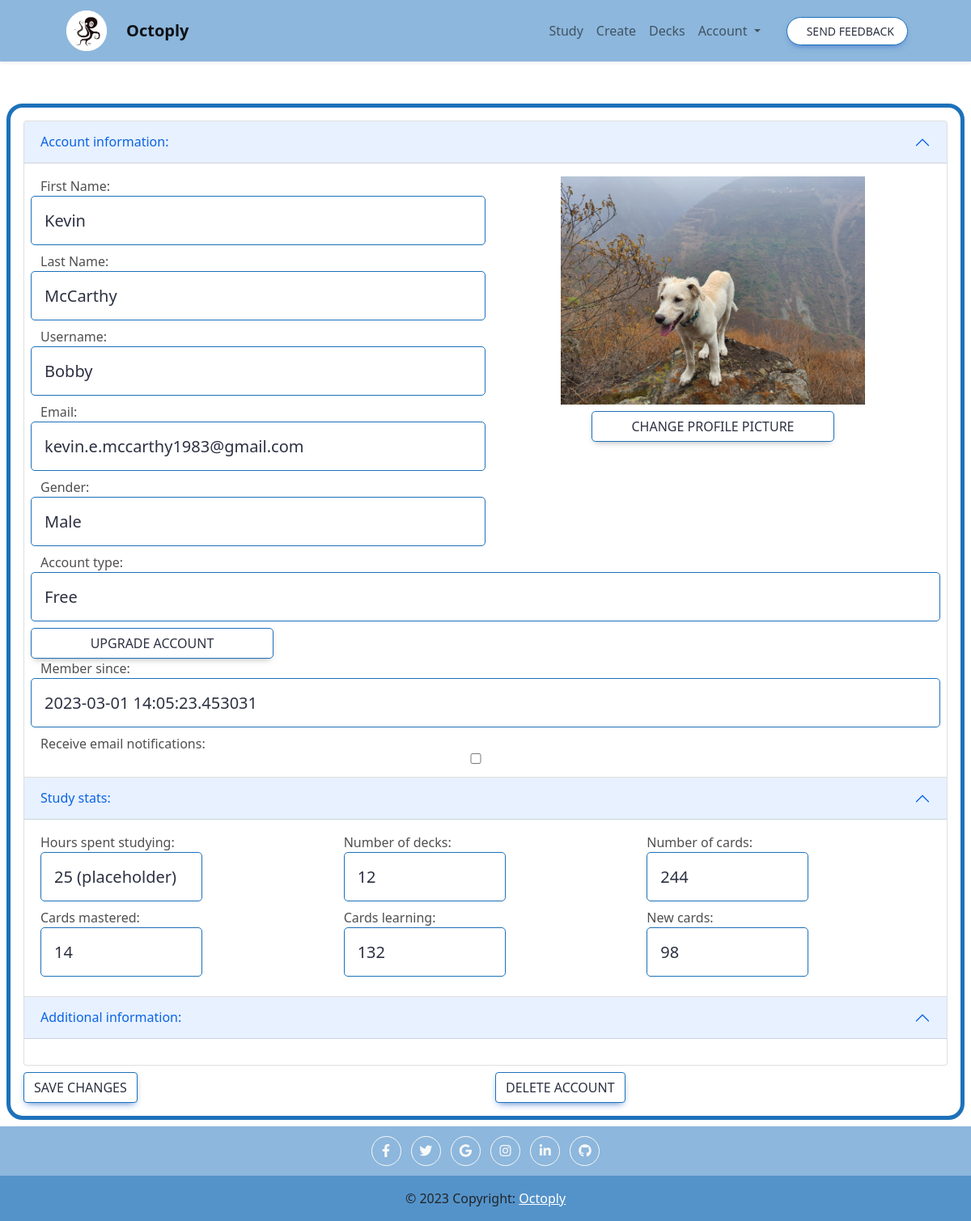
Page /account (signed in) on the committed database.
### app.py (models this page shows, shortened)
class User(db.Model, UserMixin):
    id = db.Column(db.Integer, primary_key=True)
    username = db.Column(db.String(20), nullable=True, unique=True)
    password = db.Column(db.String(80), nullable=True)
    email = db.Column(db.String(255), nullable=False)
    email_confirmed_at = db.Column(db.DateTime())
    first_name = db.Column(db.String(50), nullable=False)
    last_name = db.Column(db.String(50), nullable=False)
    decks = db.relationship("Deck", backref=db.backref("user", lazy="joined"), lazy="select")
    external_id = db.Column(db.String(255), nullable=True)
    external_type = db.Column(db.String(255), nullable=True)
    time_created = db.Column(db.DateTime, default=datetime.utcnow)
    time_accessed= db.Column(db.DateTime, default=datetime.utcnow, onupdate=datetime.utcnow)
    account_type = db.Column(db.String(255), nullable=True, default="free")
    account_status = db.Column(db.String(255), nullable=True, default="active")
    account_expiration = db.Column(db.DateTime, nullable=True)
    account_expiration_reason = db.Column(db.String(255), nullable=True)
    gender = db.Column(db.String(255), nullable=True)
    pic = db.Column(db.String(255), nullable=True)
    contacted_email = db.Column(db.Boolean, default=False)
    dob = db.Column(db.DateTime, nullable=True)
    def quantity_decks(self):
        return len(self.decks)
    def quantity_cards(self):
        return sum([len(deck.cards) for deck in self.decks])
    def quantity_cards_mastered(self):
        counter = 0
        for deck in self.decks:
            for card in deck.cards:
                if card.box_id == 3:
                    counter += 1
        return counter
    def quantity_cards_learning(self):
        counter = 0
        for deck in self.decks:
            for card in deck.cards:
                if card.box_id != 3 and card.times_asked != 0:
                    counter += 1
        return counter
    def quantity_cards_new(self):
        counter = 0
        for deck in self.decks:
            for card in deck.cards:
                if card.times_asked == 0:
                    counter += 1
        return counter

class Card(db.Model):
    id = db.Column(db.Integer, primary_key=True)
    term = db.Column(db.String(50), nullable=False)
    content = db.Column(db.String(255), nullable=False)
    boc_2 = db.Column(db.String(255), nullable=True)
    boc_3 = db.Column(db.String(255), nullable=True)
    boc_4 = db.Column(db.String(255), nullable=True)
    img = db.Column(db.String(255), nullable=True)
    sound = db.Column(db.String(255), nullable=True)
    boc_id = db.Column(db.Float(10), nullable=True)
    box_id = db.Column(db.Float(10), nullable=True, default=0)
    interval = db.Column(db.Integer, default=1)
    time_updated = db.Column(db.DateTime, default=datetime.utcnow)
    times_asked = db.Column(db.Integer, default=0)
    times_correct = db.Column(db.Integer, default=0)
    times_correct_row = db.Column(db.Integer, default=0)
    create_method = db.Column(db.String(255), nullable=True)
    time_created = db.Column(db.DateTime, default=datetime.utcnow)
    category = db.Column(db.String(255), nullable=True)
    edited = db.Column(db.Integer, default=0)
    diff_lvl = db.Column(db.Float(100), default=1)
    subject = db.Column(db.String(255), nullable=True)
    topic = db.Column(db.String(255), nullable=True)
    prompt_option = db.Column(db.String(255), nullable=True)
    prompt_option2 = db.Column(db.String(255), nullable=True)
    trans_option = db.Column(db.String(255), nullable=True)
    len_option = db.Column(db.String(255), nullable=True)
    qmin_option = db.Column(db.String(255), nullable=True)
    qmax_option = db.Column(db.String(255), nullable=True)

### app.py (the view, shortened to what this page needs)
@app.route("/account", methods = ["POST", "GET"])
@login_required
def account():
    user = User.query.filter_by(id=current_user.id).first()
    return render_template("account.html", title="Account", user = user)

### app.py (called while the page is built)
@login_manager.user_loader
def load_user(user_id):
    return User.query.get(int(user_id))

@app.after_request
def after_request(response):
    response.headers["Cache-Control"] = "no-cache, no-store, must-revalidate"
    response.headers["Expires"] = 0
    response.headers["Pragma"] = "no-cache"
    response.headers["Referrer-Policy"] = "no-referrer-when-downgrade"
    return response

### templates/account.html (shortened to what this page needs)
{% extends "layout.html" %} {% block title %} Extractor {% endblock %} {% block
main_0 %}
<div class="col box_0 p-3 m-2">
  <form method="POST" action="{{ url_for('account') }}">
    <div class="accordion" id="accordionExample">
      <div class="accordion-item">
        <h2 class="accordion-header" id="headingOne">
          <button class="accordion-button" type="button" data-bs-toggle="collapse" data-bs-target="#collapseOne"
            aria-expanded="true" aria-controls="collapseOne">
            Account information:
          </button>
        </h2>
        <div id="collapseOne" class="accordion-collapse collapse show" aria-labelledby="headingOne"
          data-bs-parent="#accordionExample">
          <div class="accordion-body">
            <div class="row">
              <div class="col-6">
                <div class="row">
                  <label for="first_name">First Name:</label>
                  <input name="first_name" class="card-title box_study input_0 form-control form-control-lg" type="text"
                    id="first_name" placeholder="{{ user.first_name }}" value="{{ user.first_name }}" />
                </div>
                <div class="row">
                  <label for="last_name">Last Name:</label>
                  <input name="last_name" class="card-title box_study input_0 form-control form-control-lg" type="text"
                    id="last_name" placeholder="{{ user.last_name }}" value="{{ user.last_name }}" />
                </div>
                <div class="row">
                  <label for="username">Username:</label>
                  <input name="username" class="card-title box_study input_0 form-control form-control-lg" type="text"
                    id="username" placeholder="{{ user.username }}" value="{{ user.username }}" />
                </div>
                <div class="row">
                  <label for="email">Email:</label>
                  <p name="email" class="card-title box_study input_0 form-control form-control-lg" type="text"
                    id="email" placeholder="{{ user.email }}" value="{{ user.email }}"> {{ user.email }} </p>
                </div>
                <div class="row">
                  <label for="gender">Gender:</label>
                  <select id="gender" name="gender" class="card-title box_study input_0 form-control form-control-lg">
                    <option value="default">{{user.gender}}</option>
                  </select>
                </div>
              </div>
            <br>
            <div class="col-6">
              <div class="row justify-content-center" style="text-align:center">
                {% if user.pic == None %}
                <img src="static/logo1.png" style="max-height:fit-content; max-width:fit-content;" alt="logo">
                {% else %}
                <img src="\{{user.pic}}" style="max-height:400px; max-width:400px;" alt="profile pic">
                {% endif %}
              </div>
              <div class="row justify-content-center mt-2">
                <button type="button" class="btn box_study" data-bs-toggle="modal" data-bs-target="#exampleModal"
                  style="max-width:300px;">Change profile picture</button>
              </div>
            </div>
          </div>
          <div class="row">
            <label for="email">Account type:</label>
            <p name="term" class="card-title box_study input_0 form-control form-control-lg" type="text" id="email"
              placeholder="" value=""> {{user.account_type}} </p>
            <button type="button" class="btn box_study" style="max-width:300px;">Upgrade account</button>
            <label for="email">Member since:</label>
            <p name="term" class="card-title box_study input_0 form-control form-control-lg" type="text" id="email"
              placeholder="" value=""> {{user.time_created}} </p>
            <div class="row">
              <label for="checkbox">Receive email notifications:</label>
              <input class=" " type="checkbox" id="email-checkbox" name="email-checkbox" value="on" />
            </div>
          </div>
        </div>
      </div>
    </div>
    <div class="accordion-item">
      <h2 class="accordion-header" id="headingTwo">
        <button class="accordion-button" type="button" data-bs-toggle="collapse" data-bs-target="#collapseTwo"
          aria-expanded="true" aria-controls="collapseTwo">
          Study stats:
        </button>
      </h2>
      <div id="collapseTwo" class="accordion-collapse collapse show" aria-labelledby="headingTwo"
        data-bs-parent="#accordionExample">
        <div class="accordion-body">
          <div class="row">
<div class = "col-md-4">
            <label for="email">Hours spent studying:</label>
            <p name="term" class="card-title box_study input_0 form-control form-control-lg" style="max-width:200px"type="text" id="email"
              placeholder="" value=""> 25 (placeholder) </p>
</div>   <div class = "col-md-4">
            <label for="email">Number of decks:</label>
            <p name="term" class="card-title box_study input_0 form-control form-control-lg" style="max-width:200px" type="text" id="email"
              placeholder="" value=""> {{user.quantity_decks()}} </p>
            </div>   <div class = "col-md-4">
            <label for="email">Number of cards:</label>
            <p name="term" class="card-title box_study input_0 form-control form-control-lg" style="max-width:200px"type="text" id="email"
              placeholder="" value=""> {{user.quantity_cards()}} </p>
            </div>   <div class = "col-md-4">
            <label for="email">Cards mastered:</label>
            <p name="term" class="card-title box_study input_0 form-control form-control-lg" style="max-width:200px"type="text" id="email"
              placeholder="" value=""> {{user.quantity_cards_mastered()}} </p>
            </div>   <div class = "col-md-4">
            <label for="email">Cards learning:</label>
            <p name="term" class="card-title box_study input_0 form-control form-control-lg" style="max-width:200px"type="text" id="email"
              placeholder="" value=""> {{user.quantity_cards_learning()}} </p>
            </div>   <div class = "col-md-4">
            <label for="email">New cards:</label>
            <p name="term" class="card-title box_study input_0 form-control form-control-lg" style="max-width:200px"type="text" id="email"
              placeholder="" value=""> {{user.quantity_cards_new()}} </p>
            </div>
          </div>
        </div>
      </div>
    </div>
    <div class="accordion-item">
      <h2 class="accordion-header" id="headingThree">
        <button class="accordion-button" type="button" data-bs-toggle="collapse" data-bs-target="#collapseThree"
          aria-expanded="true" aria-controls="collapseThree">
          Additional information:
        </button>
      </h2>
      <div id="collapseThree" class="accordion-collapse collapse show" aria-labelledby="headingThree"
        data-bs-parent="#accordionExample">
        <div class="accordion-body">
        </div>
      </div>
    </div>
</div>
<div class="row mt-2">
  <div class="col-6">
    <button type="submit" class="btn btn-primary" value="Save">Save changes</button>
  </div>
  </form>
  <div class="col-6">
    <button type="button" class="btn btn-primary" data-bs-toggle="modal" data-bs-target="#delModal">Delete account</button>
  </div>
</div>
{% endblock %}

### templates/layout.html (shortened to what this page needs)
<!DOCTYPE html>
<html lang="en">
<head>
    <link href="..\static\style.css" rel="stylesheet" />
</head>
<body>
    <link href="https://cdnjs.cloudflare.com/ajax/libs/font-awesome/6.0.0/css/all.min.css" rel="stylesheet" />
    <link href="https://cdnjs.cloudflare.com/ajax/libs/mdb-ui-kit/6.1.0/mdb.min.css" rel="stylesheet" />
    <nav class="navbar navbar-expand-lg navbar-light fixed-top shadow-sm" style="background-color: rgba(29, 113, 186, 0.5);">
        <div class="container px-5">
            <a class="navbar-brand pl-2" href="/">
                <img src="\static\logo1_small.png" width="50" height="50" alt="logo">
            </a>
            <a class="navbar-brand fw-bold" href="#page-top">Octoply</a>
            <div class="collapse navbar-collapse" id="navbarResponsive">
                <ul class="navbar-nav ms-auto me-4 my-3 my-lg-0">
                    {% if current_user.is_authenticated %}
                    <li class="nav-item active">
                        <a class="nav-link" href="/study_deck_all">Study <span class="sr-only">(current)</span></a>
                    </li>
                    <li class="nav-item">
                        <a class="nav-link" href="/extract">Create</a>
                    </li>
                    <li class="nav-item">
                        <a class="nav-link" href="/viewdecks">Decks</a>
                    </li>
                    <li class="nav-item dropdown">
                        <a class="nav-link dropdown-toggle" href="#" id="navbarDropdown" role="button"
                            data-bs-toggle="dropdown" aria-haspopup="true" aria-expanded="false">
                            Account
                        </a>
                    </li>
                    {% endif %}
                </ul>
                <button class="btn btn-primary rounded-pill px-3 mb-2 mb-lg-0" data-bs-toggle="modal"
                    data-bs-target="#feedbackModal">
                    <span class="d-flex align-items-center">
                        <span class="small">Send Feedback</span>
                    </span>
                </button>
            </div>
        </div>
    </nav>
    <main>
        <br>
        <br>
        <br>
        <br>
        <br>
        {% block main_0 %}
        {% endblock %}
    </main>
    <footer class="text-center site-footer pt-2" style="background-color: rgba(29, 113, 186, 0.5);">
        <a class="btn btn-outline-light btn-floating m-1" href="#!" role="button"><i class="fab fa-facebook-f"></i></a>
        <a class="btn btn-outline-light btn-floating m-1" href="#!" role="button"><i class="fab fa-twitter"></i></a>
        <a class="btn btn-outline-light btn-floating m-1" href="#!" role="button"><i class="fab fa-google"></i></a>
        <a class="btn btn-outline-light btn-floating m-1" href="#!" role="button"><i class="fab fa-instagram"></i></a>
        <a class="btn btn-outline-light btn-floating m-1" href="#!" role="button"><i class="fab fa-linkedin-in"></i></a>
        <a class="btn btn-outline-light btn-floating m-1" href="#!" role="button"><i class="fab fa-github"></i></a>
        <div class="text-center p-3 mt-2" style="background-color: rgba(29, 113, 186, 0.5);">
            © 2023 Copyright:
            <a class="text-white" href="https://mdbootstrap.com/">Octoply</a>
        </div>
    </footer>
    <link href="https://cdn.jsdelivr.net/npm/bootstrap@5.1.3/dist/css/bootstrap.min.css"
 rel="stylesheet" />
</body>
</html>

### static/style.css (style rules this page uses)
footer { background-size: cover; }
body { background-color: white !important; background-size: cover; }
.row { --mdb-gutter-x: 0.5rem !important; }
.input_0 { background-color: white !important; color: black; }
.card-title { background-color: white !important; }
.btn-primary { background-color: white !important; color: #2D3142 !important; border-color: #1D71BA !important; }
.box_0 { border: 10px solid !important; align-content: center !important; background-color: white !important; border-width: 5px !important; border-radius: 20px !important; border-color: #1D71BA !important; align-self: center !important; color: #2D3142 !important; }
.box_study { border: 10px solid !important; align-content: center !important; background-color: white !important; border-width: 1px !important; border-radius: 5px !important; border-color: #1D71BA !important; align-self: center !important; color: #2D3142 !important; }
body { display: flex; min-height: 100vh; flex-direction: column; }
.site-footer { margin-top: auto; }
main { flex-grow: 1; }
footer { background-color: white; }
.navbar-brand { margin-left: 4px !important; }

### rows in the picture
User: first_name "Kevin", last_name "McCarthy", username "Bobby", email "kevin.e.mccarthy1983@gmail.com", gender "Male", account_type "Free", time_created "2023-03-01 14:05:23.453031"
Card: quantity_cards_learning "132"
Card: quantity_cards_new "98"

### other values in the picture
{{ user.quantity_decks() }} "12"
{{ user.quantity_cards() }} "244"
{{ user.quantity_cards_mastered() }} "14"
